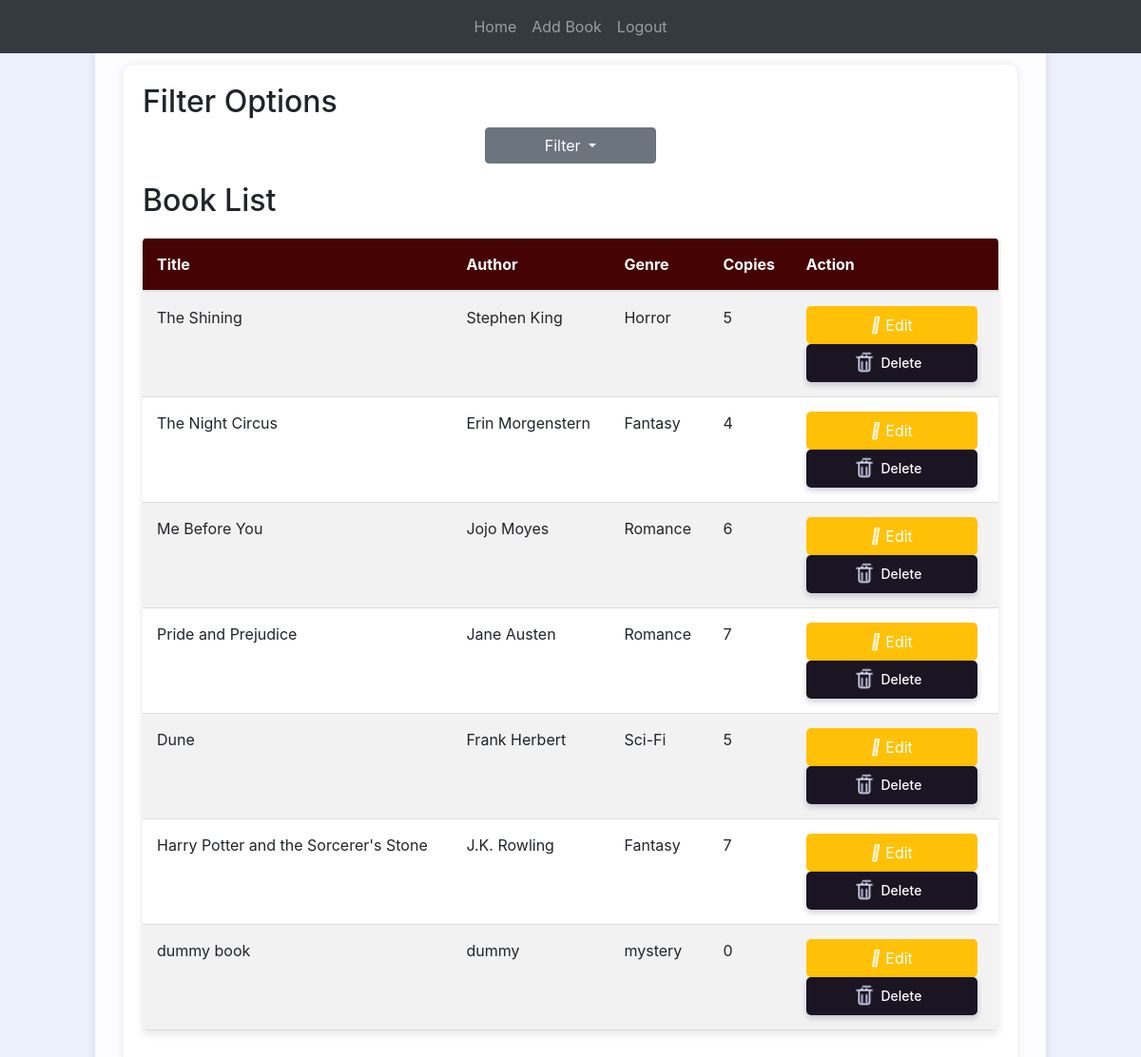
The page /book-list (signed in) on the database its author committed.
### website/models.py (models this page shows)
class Book(db.Model):
    id = db.Column(db.Integer, primary_key=True)  # a reference ID
    name = db.Column(db.String(150), nullable=False)  # a title
    author = db.Column(db.String(150), nullable=False)  # an author
    genre = db.Column(db.String(50), nullable=True)  # genre (optional)
    copies = db.Column(db.Integer, nullable=False)  # number of total copies
    remaining_copies = db.Column(db.Integer, nullable=False)  # number of remaining copies
    content_link = db.Column(db.String(500), nullable=True)  # link to access the book (optional)
    borrowed_books = db.relationship('BorrowedBook', backref='book')# relationship to track borrow records for this book

### website/views.py (the view)
@views.route('/book-list', methods=['GET', 'POST'])
@login_required
def book_list():
    selected_author = request.args.get('author')
    selected_genre = request.args.get('genre')
    if selected_author:
        books = Book.query.filter_by(author=selected_author).all()
    elif selected_genre:
        books = Book.query.filter_by(genre=selected_genre).all()
    else:
        books = Book.query.all()
    genres = db.session.query(Book.genre).distinct().all()
    authors = db.session.query(Book.author).distinct().all()
    borrowed_book_ids = [borrow.book_id for borrow in current_user.borrowed_books]
    return render_template('book_list.html', books=books, borrowed_book_ids=borrowed_book_ids,
                           genres=genres, authors=authors, selected_genre=selected_genre,
                           selected_author=selected_author)

### website/templates/book_list.html (shortened to what this page needs)
{% extends "base2.html" %}
{% block content %}
<div class="content-wrapper">
    <header>
        <div class="content-wrapper">
            <link rel="stylesheet" href="{{ url_for('static', filename='css/style.css') }}">
            <link rel="stylesheet" href="styles.css">
        </div>
    </header>
    <main class="book-section">
        <h2>Filter Options</h2>
        <div class="filter-section">
            <div id="filter-section">
                <button class="btn btn-secondary dropdown-toggle" type="button" id="filterDropdown" data-toggle="dropdown" aria-haspopup="true" aria-expanded="false">
                    Filter
                </button>
            </div>
        </div>
<h2>Book List</h2>
<table class="table table-striped">
    <thead>
        <tr>
            <th>Title</th>
            <th>Author</th>
            <th>Genre</th>
            <th>Copies</th>
            <th>Action</th>
        </tr>
    </thead>
    <tbody>
        {% for row in books %}
        <tr>
            <td>{{ row.name }}</td>
            <td>{{ row.author }}</td>
            <td>{{ row.genre }}</td>
            <td>{{ row.remaining_copies }}</td>
            <td>
                {% if current_user.is_admin %}
                <a href="/edit-book/{{ row.id }}">
                    <button class="btn btn-warning edit-button">
                        <i class="fas fa-cog"></i> Edit
                    </button>
                </a>
                <form action="{{ url_for('views.delete_book', book_id=row.id) }}" method="POST" style="display: inline;">
                    <button class="button" onclick="deleteBook(event, {{ row.id }})">
                        <div class="trash">
                            <div class="top">
                            </div>
                            <div class="box"></div>
                        </div>
                        <span>Delete</span>
                    </button>
                </form>
                {% endif %}
            </td>
        </tr>
        {% endfor %}
    </tbody>
</table>
</main>
</div>
{% endblock %}

### website/static/available_books.css (style rules this page uses)
body { background: url('L.jpg') center; background-size: cover; margin: 0; }
.content-wrapper { margin: 70px auto 0; padding: 30px; max-width: 1000px; background: rgba(255, 255, 255, 0.9); border-radius: 10px; box-shadow: 0 0 10px rgba(0, 0, 0, 0.1); }
header { text-align: center; margin-bottom: 30px; }
.book-section { margin-top: 20px; padding: 20px; border-radius: 10px; background: rgba(255, 255, 255, 0.9); box-shadow: 0 0 10px rgba(0, 0, 0, 0.1); }
.table { margin-top: 20px; border-collapse: collapse; width: 100%; background: white; border-radius: 5px; overflow: hidden; box-shadow: 0 4px 8px rgba(0, 0, 0, 0.1); }
.table thead { background: #450303; color: white; }
.table th, .table td { padding: 15px; text-align: left; border-bottom: 1px solid #ddd; }
.filter-section { margin-bottom: 20px; text-align: center; }

### website/static/styles.css (style rules this page uses)
body { height: 100vh; margin: 0; }

### website/static/css/style.css (style rules this page uses)
.button { --background: #1A1423; --background-hover: #372549; --text: #fff; --shadow: rgba(0, 9, 61, .2); --paper: #B75D69; --paper-lines: #fff; --trash: #e1e6f9; --trash-lines: #bbc1e1; --check: #fff; --check-background: #B75D69; position: relative; border: none; outline: none; background: none; padding: 10px 20px; border-radius: 5px; min-width: 120px; cursor: pointer; display: flex; align-items: center; justify-content: center; color: var(--text); background: var(--btn, var(--background)); box-shadow: 0 var(--shadow-y, 3px) var(--shadow-blur, 6px) var(--shadow); transform: scale(var(--scale, 1)); transition: transform 0.3s, box-shadow 0.3s, background 0.3s; }
.button span { font-size: 14px; line-height: 18px; font-weight: 500; opacity: var(--span-opacity, 1); transform: translateX(var(--span-x, 0)) translateZ(0); transition: transform 0.4s ease var(--span-delay, 0.2s), opacity 0.3s ease var(--span-delay, 0.2s); }
.button .trash { display: block; position: relative; left: -5px; transform: translate(var(--trash-x, 0), var(--trash-y, 1px)) translateZ(0) scale(var(--trash-scale, 0.8)); transition: transform 0.5s; }
.button .trash:before, .button .trash:after { content: ''; position: absolute; height: 6px; width: 2px; border-radius: 1px; background: var(--icon, var(--trash)); bottom: 100%; transform-origin: 50% 6px; transform: translate(var(--x, 3px), 2px) scaleY(var(--sy, 0.7)) rotate(var(--r, 0deg)); transition: transform 0.4s, background 0.3s; }
.button .trash:before { left: 1px; }
.button .trash:after { right: 1px; --x: -3px; }
.button .trash .top { position: absolute; overflow: hidden; left: -3px; right: -3px; bottom: 100%; height: 30px; z-index: 1; transform: translateY(2px); }
.button .trash .top:before, .button .trash .top:after { content: ''; position: absolute; border-radius: 1px; background: var(--icon, var(--trash)); width: var(--w, 12px); height: var(--h, 2px); left: var(--l, 8px); bottom: var(--b, 5px); transition: background 0.3s, transform 0.4s; }
.button .trash .top:after { --w: 28px; --h: 2px; --l: 0; --b: 0; transform: scaleX(var(--trash-line-scale, 1)); }
.button .trash .box { width: 16px; height: 20px; border: 2px solid var(--icon, var(--trash)); border-radius: 1px 1px 4px 4px; position: relative; overflow: hidden; z-index: 2; transition: border-color 0.3s; }
.button .trash .box:before, .button .trash .box:after { content: ''; position: absolute; width: 4px; height: var(--h, 20px); top: 0; left: var(--l, 50%); background: var(--b, var(--trash-lines)); }
.button .trash .box:before { border-radius: 2px; margin-left: -2px; transform: translateX(-3px) scale(0.6); box-shadow: 10px 0 0 var(--trash-lines); opacity: var(--trash-lines-opacity, 1); transition: transform 0.4s, opacity 0.4s; }
.button .trash .box:after { --h: 16px; --b: var(--paper); --l: 1px; transform: translate(-0.5px, -16px) scaleX(0.5); box-shadow: 7px 0 0 var(--paper), 14px 0 0 var(--paper), 21px 0 0 var(--paper); }
html { box-sizing: border-box; -webkit-font-smoothing: antialiased; }
* { box-sizing: inherit; }
*:before, *:after { box-sizing: inherit; }
body { min-height: 100vh; display: flex; font-family: 'Inter', Arial; justify-content: center; align-items: center; background: #eceffc; }
.edit-button { display: inline-flex; align-items: center; justify-content: center; background-color: #ffc107; border: none; border-radius: 5px; padding: 8px 16px; color: #fff; font-size: 16px; cursor: pointer; transition: transform 0.3s ease; }
.edit-button i { margin-right: 5px; transition: transform 0.3s ease; }

### rows shown on the page
Book: name "The Shining", author "Stephen King", genre "Horror", remaining_copies "5"
Book: name "The Night Circus", author "Erin Morgenstern", genre "Fantasy", remaining_copies "4"
Book: name "Me Before You", author "Jojo Moyes", genre "Romance", remaining_copies "6"
Book: name "Pride and Prejudice", author "Jane Austen", genre "Romance", remaining_copies "7"
Book: name "Dune", author "Frank Herbert", genre "Sci-Fi", remaining_copies "5"
Book: name "Harry Potter and the Sorcerer's Stone", author "J.K. Rowling", genre "Fantasy", remaining_copies "7"
Book: name "dummy book", author "dummy", genre "mystery", remaining_copies "0"
